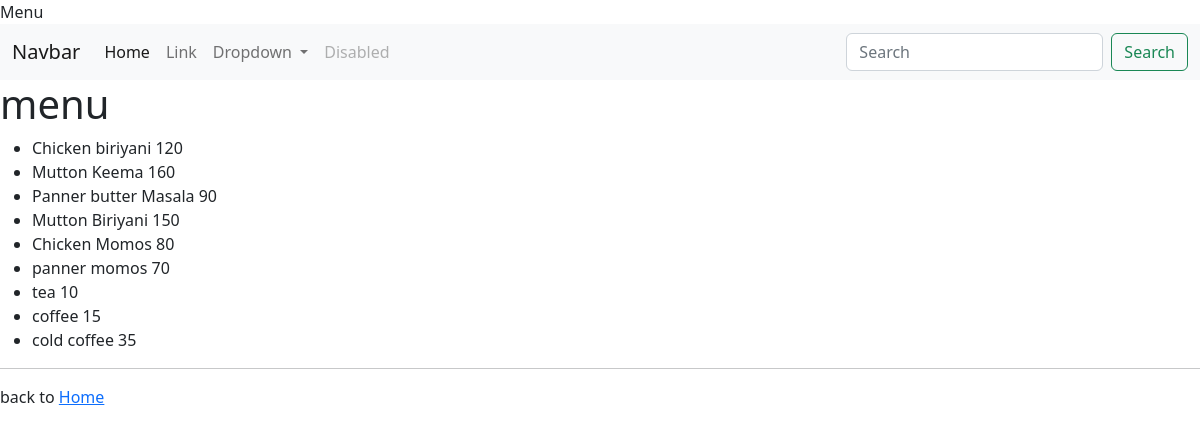
Before: /menu/ with the older database file.
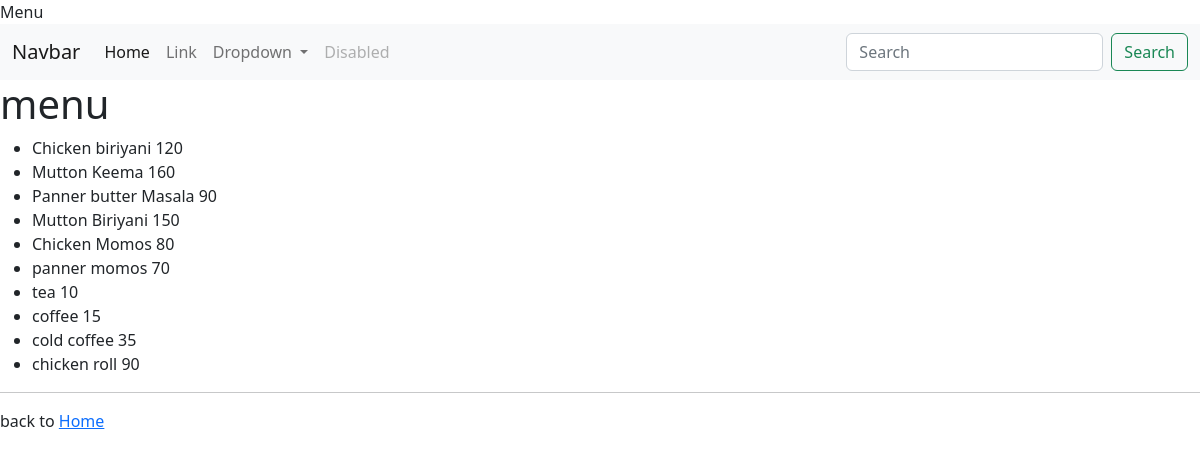
After: the same page with the newer database file.
### main/models.py (models this page shows, shortened)
class menu(models.Model):
    item = models.CharField(max_length=255)
    price = models.IntegerField()

### main/views.py (the view)
# urls.py: path('menu/',views.Menu, name='menu')
def Menu(request):
    my_menu = menu.objects.all().values()
    template = loader.get_template('menu.html')
    context = {
        'my_menu' : my_menu,
    }
    return HttpResponse(template.render(context,request))

### main/templates/menu.html (shortened to what this page needs)
{% extends 'base.html' %}
{% block content %}
<h1>menu</h1>
    <ul>
        {% for x in my_menu%}
        <li>{{x.item}} {{x.price}}</li>
        {% endfor %}
    </ul>
    <hr>
    <p>back to <a href="/">Home</a></p>
    {% endblock content %}

Changed rows visible on the page:
added menu: item "chicken roll", price "90"
